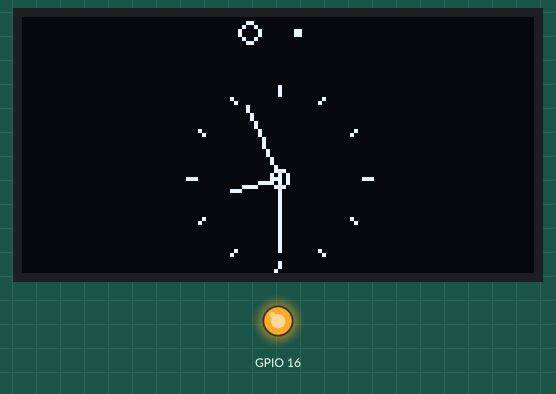
Recording of a sketch running on a simulated ESP32. Shown: 128×64 one-colour display, output pins drawn as LEDs (lit = HIGH).

Above: at 0.1 s.
At 6.1 s:
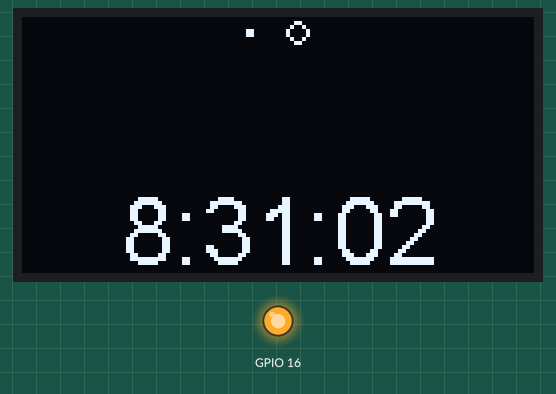
At 11.1 s:
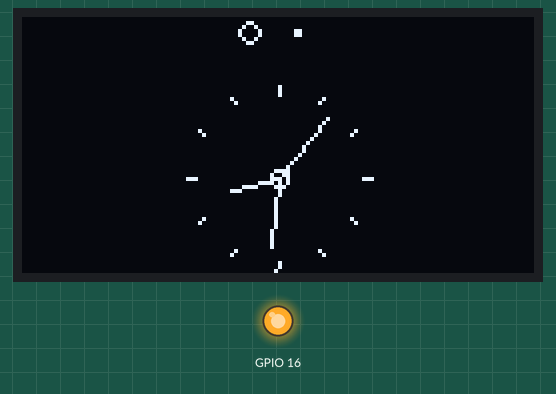
At 20.54 s:
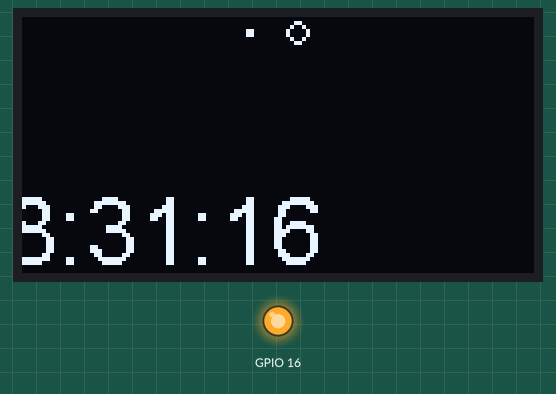
At 29.1 s:
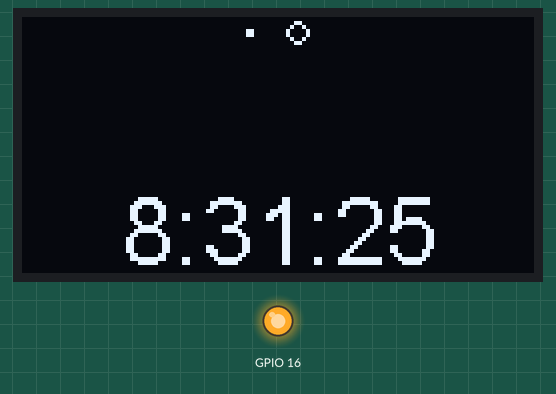
At 38.1 s:
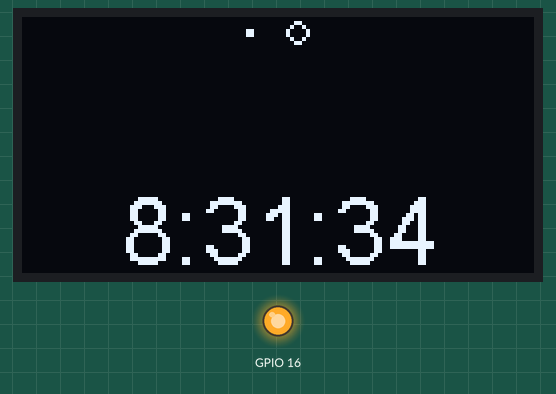

Measured:
- what the display in image 0 shows lasts 1.0 s, from 0.1 s to 1.1 s

The sketch:

OLED_Clock.ino
```cpp
// This example just provide basic function test;
// For more informations, please vist www.heltec.cn or mail to support@heltec.cn

#include <Wire.h>  // Only needed for Arduino 1.6.5 and earlier
#include "SSD1306.h" // alias for `#include "SSD1306Wire.h"`
#include "images.h"
#include <TimeLib.h>
#include "OLEDDisplayUi.h"

//OLED pins to ESP32 GPIOs via this connecthin:
//OLED_SDA -- GPIO4
//OLED_SCL -- GPIO15
//OLED_RST -- GPIO16

SSD1306  display(0x3c, 4, 15);
OLEDDisplayUi ui ( &display );

int screenW = 128;
int screenH = 64;
int clockCenterX = screenW/2;
int clockCenterY = ((screenH-16)/2)+16;   // top yellow part is 16 px height
int clockRadius = 23;

// utility function for digital clock display: prints leading 0
String twoDigits(int digits){
  if(digits < 10) {
    String i = '0'+String(digits);
    return i;
  }
  else {
    return String(digits);
  }
}

void clockOverlay(OLEDDisplay *display, OLEDDisplayUiState* state) {

}

void analogClockFrame(OLEDDisplay *display, OLEDDisplayUiState* state, int16_t x, int16_t y) {
//  ui.disableIndicator();

  // Draw the clock face
//  display->drawCircle(clockCenterX + x, clockCenterY + y, clockRadius);
  display->drawCircle(clockCenterX + x, clockCenterY + y, 2);
  //
  //hour ticks
  for( int z=0; z < 360;z= z + 30 ){
  //Begin at 0° and stop at 360°
    float angle = z ;
    angle = ( angle / 57.29577951 ) ; //Convert degrees to radians
    int x2 = ( clockCenterX + ( sin(angle) * clockRadius ) );
    int y2 = ( clockCenterY - ( cos(angle) * clockRadius ) );
    int x3 = ( clockCenterX + ( sin(angle) * ( clockRadius - ( clockRadius / 8 ) ) ) );
    int y3 = ( clockCenterY - ( cos(angle) * ( clockRadius - ( clockRadius / 8 ) ) ) );
    display->drawLine( x2 + x , y2 + y , x3 + x , y3 + y);
  }

  // display second hand
  float angle = second() * 6 ;
  angle = ( angle / 57.29577951 ) ; //Convert degrees to radians
  int x3 = ( clockCenterX + ( sin(angle) * ( clockRadius - ( clockRadius / 5 ) ) ) );
  int y3 = ( clockCenterY - ( cos(angle) * ( clockRadius - ( clockRadius / 5 ) ) ) );
  display->drawLine( clockCenterX + x , clockCenterY + y , x3 + x , y3 + y);
  //
  // display minute hand
  angle = minute() * 6 ;
  angle = ( angle / 57.29577951 ) ; //Convert degrees to radians
  x3 = ( clockCenterX + ( sin(angle) * ( clockRadius - ( clockRadius / 4 ) ) ) );
  y3 = ( clockCenterY - ( cos(angle) * ( clockRadius - ( clockRadius / 4 ) ) ) );
  display->drawLine( clockCenterX + x , clockCenterY + y , x3 + x , y3 + y);
  //
  // display hour hand
  angle = hour() * 30 + int( ( minute() / 12 ) * 6 )   ;
  angle = ( angle / 57.29577951 ) ; //Convert degrees to radians
  x3 = ( clockCenterX + ( sin(angle) * ( clockRadius - ( clockRadius / 2 ) ) ) );
  y3 = ( clockCenterY - ( cos(angle) * ( clockRadius - ( clockRadius / 2 ) ) ) );
  display->drawLine( clockCenterX + x , clockCenterY + y , x3 + x , y3 + y);
}

void digitalClockFrame(OLEDDisplay *display, OLEDDisplayUiState* state, int16_t x, int16_t y) {
  String timenow = String(hour())+":"+twoDigits(minute())+":"+twoDigits(second());
  display->setTextAlignment(TEXT_ALIGN_CENTER);
  display->setFont(ArialMT_Plain_24);
  display->drawString(clockCenterX + x , clockCenterY + y, timenow );
}

// This array keeps function pointers to all frames
// frames are the single views that slide in
FrameCallback frames[] = { analogClockFrame, digitalClockFrame };

// how many frames are there?
int frameCount = 2;

// Overlays are statically drawn on top of a frame eg. a clock
OverlayCallback overlays[] = { clockOverlay };
int overlaysCount = 1;

void setup() {
  pinMode(16,OUTPUT);
  digitalWrite(16, LOW);    // set GPIO16 low to reset OLED
  delay(50);
  digitalWrite(16, HIGH); // while OLED is running, must set GPIO16 in high

  Serial.begin(9600);
  Serial.println();

  // The ESP is capable of rendering 60fps in 80Mhz mode
  // but that won't give you much time for anything else
  // run it in 160Mhz mode or just set it to 30 fps
  ui.setTargetFPS(60);

  // Customize the active and inactive symbol
  ui.setActiveSymbol(activeSymbol);
  ui.setInactiveSymbol(inactiveSymbol);

  // You can change this to
  // TOP, LEFT, BOTTOM, RIGHT
  ui.setIndicatorPosition(TOP);

  // Defines where the first frame is located in the bar.
  ui.setIndicatorDirection(LEFT_RIGHT);

  // You can change the transition that is used
  // SLIDE_LEFT, SLIDE_RIGHT, SLIDE_UP, SLIDE_DOWN
  ui.setFrameAnimation(SLIDE_LEFT);

  // Add frames
  ui.setFrames(frames, frameCount);

  // Add overlays
  ui.setOverlays(overlays, overlaysCount);

  // Initialising the UI will init the display too.
  ui.init();

  display.flipScreenVertically();

  unsigned long secsSinceStart = millis();
  // Unix time starts on Jan 1 1970. In seconds, that's 2208988800:
  const unsigned long seventyYears = 2208988800UL;
  // subtract seventy years:
  unsigned long epoch = secsSinceStart - seventyYears * SECS_PER_HOUR;
  setTime(epoch);
}

void loop() {

  int remainingTimeBudget = ui.update();

  if (remainingTimeBudget > 0) {
    // You can do some work here
    // Don't do stuff if you are below your
    // time budget.
    delay(remainingTimeBudget);

  }

}
```

images.h
```cpp
const char activeSymbol[] PROGMEM = {
    B00000000,
    B00000000,
    B00011000,
    B00100100,
    B01000010,
    B01000010,
    B00100100,
    B00011000
};

const char inactiveSymbol[] PROGMEM = {
    B00000000,
    B00000000,
    B00000000,
    B00000000,
    B00011000,
    B00011000,
    B00000000,
    B00000000
};
```
